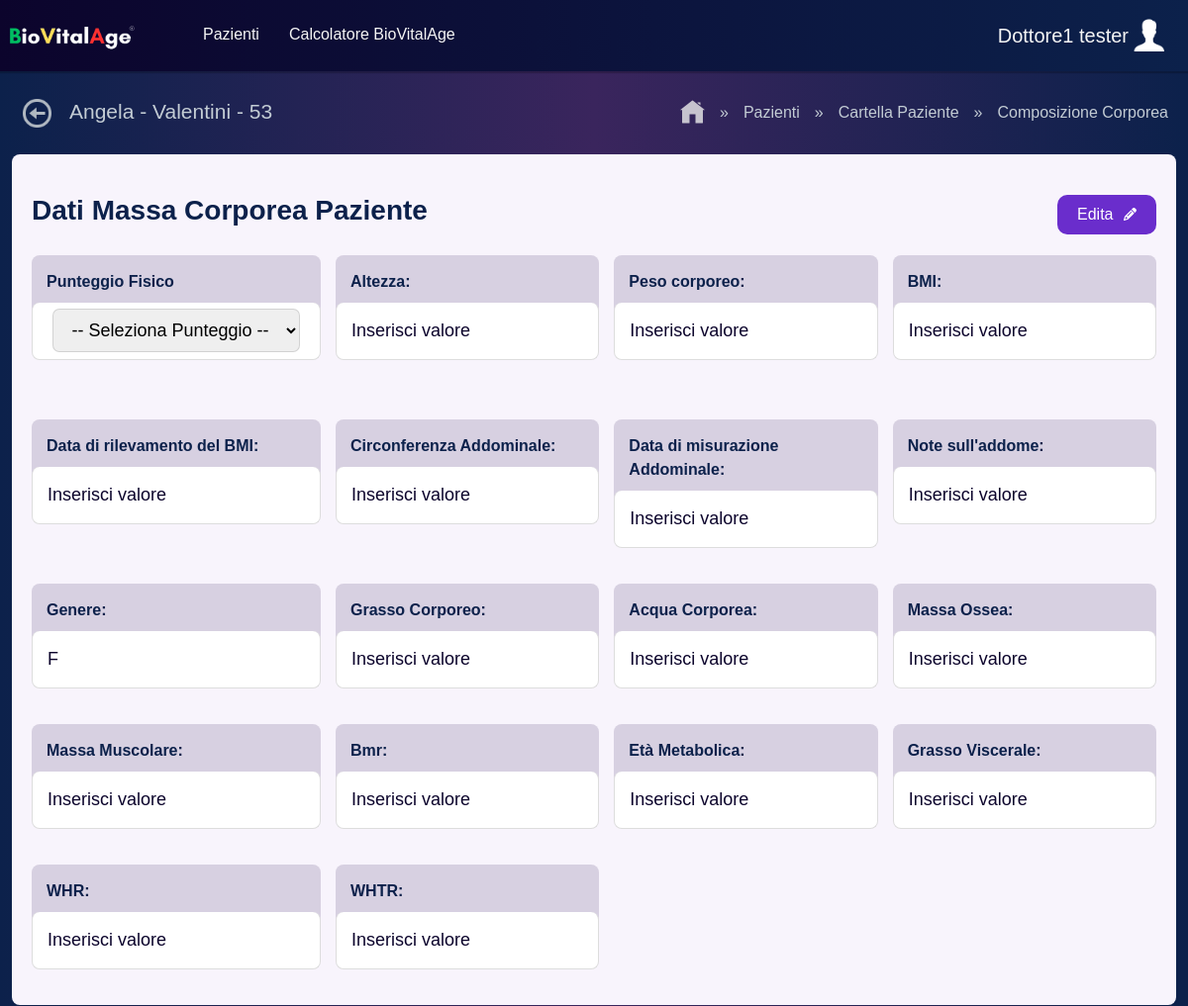
Before: /Patients/64/Composizione (signed in, upper part) with the older database file.
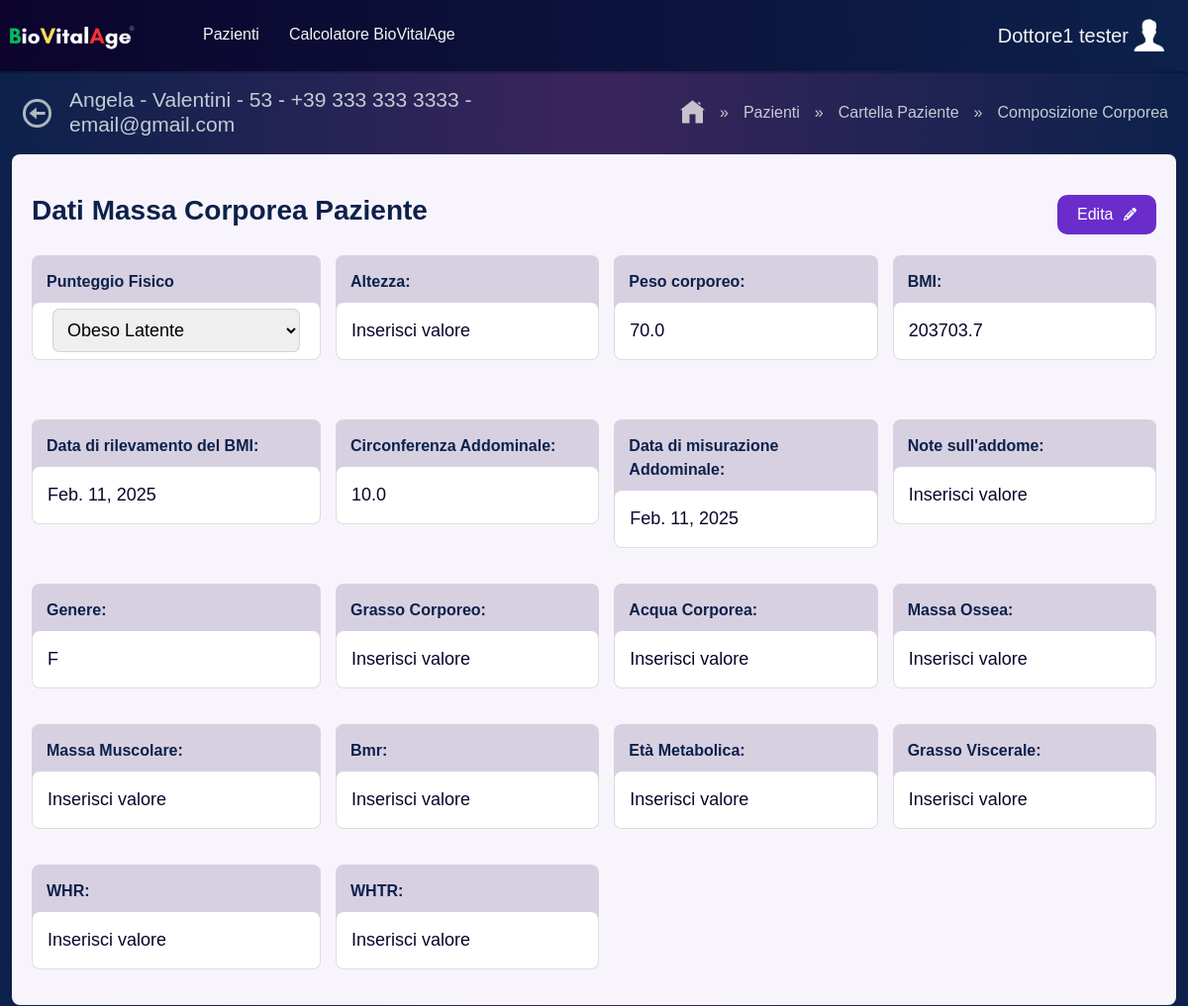
After: the same page with the newer database file.
### BioVitalAge/models.py (models this page shows, shortened)
class TabellaPazienti(models.Model):
    dottore = models.ForeignKey(
        UtentiRegistratiCredenziali,
        on_delete=models.CASCADE,
        related_name='pazienti',
        null=True
    )
    name = models.CharField(max_length=50, null=True, blank=True)
    surname = models.CharField(max_length=50, null=True, blank=True)
    email = models.CharField(max_length=100, null=True, blank=True)
    phone = models.CharField(max_length=20, null=True, blank=True)
    dob = models.DateField(null=True, blank=True)
    gender = models.CharField(max_length=1, null=True, blank=True, choices=[('M', 'Male'), ('F', 'Female')])
    cap = models.CharField(max_length=5, null=True, blank=True)
    province = models.CharField(max_length=100, null=True, blank=True)
    place_of_birth = models.CharField(max_length=100, null=True, blank=True)
    codice_fiscale = models.CharField(max_length=16, null=True, blank=True, unique=True)
    chronological_age = models.IntegerField(null=True, blank=True)
    blood_group = models.CharField(max_length=3, null=True, blank=True)
    rh_factor = models.CharField(max_length=3, null=True, blank=True)
    pressure_min = models.CharField(max_length=100, null=True, blank=True)
    pressure_max = models.CharField(max_length=100, null=True, blank=True)
    heart_rate = models.CharField(max_length=100, null=True, blank=True)
    associate_staff = models.CharField(max_length=100, null=True, blank=True)
    lastVisit = models.DateField(null=True, blank=True)
    upcomingVisit = models.DateField(null=True, blank=True)
    grasso = models.CharField(max_length=100, null=True, blank=True)
    acqua = models.CharField(max_length=100, null=True, blank=True)
    massa_muscolare = models.CharField(max_length=100, null=True, blank=True)
    massa_ossea = models.CharField(max_length=100, null=True, blank=True)
    bmr = models.CharField(max_length=100, null=True, blank=True)
    eta_metabolica = models.CharField(max_length=100, null=True, blank=True)
    grasso_viscerale = models.CharField(max_length=100, null=True, blank=True)
    whr = models.CharField(max_length=100, null=True, blank=True)
    whtr = models.CharField(max_length=100, null=True, blank=True)
    punteggio_fisico = models.CharField(max_length=100, null=True, blank=True)
    height = models.FloatField(help_text="Height in cm", null=True)
    weight = models.FloatField(help_text="Weight in kg", null=True)
    bmi = models.FloatField(help_text="Body Mass Index", null=True)
    bmi_detection_date = models.DateField( null=True)
    girth_value = models.FloatField(help_text="Girth value in cm", null=True)
    girth_notes = models.TextField(blank=True, null=True)
    girth_date = models.DateField( null=True)
    alcol = models.IntegerField(null=True, blank=True)
    alcol_type = models.CharField(max_length=255, null=True, blank=True)
    data_alcol = models.DateField(null=True, blank=True)
    alcol_frequency = models.CharField(max_length=255, null=True, blank=True)
    smoke = models.IntegerField(null=True, blank=True)
    smoke_frequency = models.CharField(max_length=100, blank=True, null=True)
    reduced_intake = models.CharField(max_length=100, blank=True, null=True)
    sport = models.CharField(default=False, max_length=100, null=True)
    sport_livello = models.CharField(max_length=100, blank=True, null=True)
    sport_frequency = models.CharField(max_length=100, blank=True, null=True)
    attivita_sedentaria = models.CharField(default=False, max_length=100, null=True)
    livello_sedentarieta = models.CharField(max_length=100, blank=True, null=True)
    sedentarieta_nota = models.TextField(blank=True, null=True)

### BioVitalAge/views.py (the view)
# urls.py: path("Patients/<int:id>/Composizione", views.ComposizioneView.as_view(), name="composizione"),
class ComposizioneView(View):
    def get(self, request, id):
        persona = get_object_or_404(TabellaPazienti, id=id)
        dottore_id = request.session.get('dottore_id')
        dottore = get_object_or_404(UtentiRegistratiCredenziali, id=dottore_id)
        context = {
            'persona': persona,
            'dottore' : dottore
        }
        return render(request, "includes/composizione.html", context)

### BioVitalAge/models.py (called while the page is built)
    def __str__(self):
        return f'{self.nome} {self.cognome}'

### BioVitalAge/templates/includes/composizione.html (shortened to what the changed rows need)
{% load static %}
<!DOCTYPE html>
<html lang="en">
<head>
    <link rel="stylesheet" href="{% static 'includes/css/Componenti.css' %}">
    <link rel="stylesheet" href="{% static 'includes/css/composizione.css' %}">
    <link href="https://cdn.jsdelivr.net/npm/bootstrap@5.3.0-alpha1/dist/css/bootstrap.min.css" rel="stylesheet">
</head>
<body>
    <main>
        <div class="main-title-nav">
            <div class="back-tittle">
                <a id="back" href="{% url 'cartella_paziente' persona.id %}"><img src="{% static 'includes/icone/arrowBack.png' %}" alt=""></a>
                <h2 class="main-welcome-title">
                    {{ persona.name }} -
                    {{ persona.surname }} -
                    {{ persona.chronological_age }}
                    {% if persona.phone and persona.email %}
                      - {{ persona.phone }} - {{ persona.email }}
                    {% endif %}
                </h2>
            </div>
        </div>
        <div class="datiMassaCorporea-container">
            <div class="container_box">
                <div class="info_container">
                    <div class="field">
                        <p id="punteggio_fisico_container">
                            <select id="punteggio_fisico" name="punteggio_fisico" required>
                                <option value="">-- Seleziona Punteggio --</option>
                                <option value="1" {% if persona.punteggio_fisico == "1" %}selected{% endif %}>Obeso Latente</option>
                            </select>
                        </p>
                    </div>
                    <div class="field">
                        <p>Altezza:</p>
                        <p id="altezza">{{ persona.height|default:"Inserisci valore" }}</p>
                      </div>
                    <div class="field">
                      <p>Peso corporeo:</p>
                      <p id="peso">{{ persona.weight|default:"Inserisci valore" }}</p>
                    </div>
                    <div class="field">
                        <p>BMI:</p>
                        <p id="bmi" data-value="{{ persona.bmi|default:'' }}">
                            {{ persona.bmi|default:"Inserisci valore" }}
                        </p>
                    </div>
                    <div class="field">
                        <p>Data di rilevamento del BMI:</p>
                        <p id="bmi_detection_date" data-value="{{ persona.bmi_detection_date|default:'' }}">
                            {{ persona.bmi_detection_date|default:"Inserisci valore" }}
                        </p>
                    </div>
                    <div class="field">
                        <p>Circonferenza Addominale:</p>
                        <p id="girth_value">{{ persona.girth_value|default:"Inserisci valore" }}</p>
                    </div>
                    <div class="field">
                        <p>Data di misurazione Addominale:</p>
                        <p id="girth_date" data-value="{{ persona.girth_date|default:'' }}">
                            {{ persona.girth_date|default:"Inserisci valore" }}
                        </p>
                    </div>
                    <div class="field">
                        <p>Note sull'addome:</p>
                        <p id="girth_notes">{{ persona.girth_notes|default:"Inserisci valore" }}</p>
                    </div>
                    <div class="field">
                      <p>Genere:</p>
                      <p>{{ persona.gender }}</p>
                    </div>
                    <div class="field">
                      <p>Grasso Corporeo:</p>
                      <p id="grasso">{{ persona.grasso|default:"Inserisci valore" }}</p>
                    </div>
                    <div class="field">
                      <p>Acqua Corporea:</p>
                      <p id="acqua">{{ persona.acqua|default:"Inserisci valore" }}</p>
                    </div>
                    <div class="field">
                      <p>Massa Ossea:</p>
                      <p id="massa_ossea">{{ persona.massa_ossea|default:"Inserisci valore" }}</p>
                    </div>
                    <div class="field">
                      <p>Massa Muscolare:</p>
                      <p id="massa_muscolare">{{ persona.massa_muscolare|default:"Inserisci valore" }}</p>
                    </div>
                    <div class="field">
                      <p>Bmr:</p>
                      <p id="bmr">{{ persona.bmr|default:"Inserisci valore" }}</p>
                    </div>
                    <div class="field">
                      <p>Età Metabolica:</p>
                      <p id="eta_metabolica">{{ persona.eta_metabolica|default:"Inserisci valore" }}</p>
                    </div>
                    <div class="field">
                      <p>Grasso Viscerale:</p>
                      <p id="grasso_viscerale">{{ persona.grasso_viscerale|default:"Inserisci valore" }}</p>
                    </div>
                    <div class="field">
                      <p>WHR:</p>
                      <p id="whr">{{ persona.whr|default:"Inserisci valore" }}</p>
                    </div>
                    <div class="field">
                      <p>WHTR:</p>
                      <p id="whtr">{{ persona.whtr|default:"Inserisci valore" }}</p>
                    </div>
                </div>
            </div>
        </div>
    </main>
</body>
</html>

Changed rows visible on the page:
changed TabellaPazienti "Angela": phone (not shown) → "+39 333 333 3333"; email (not shown) → "email@gmail.com"; punteggio_fisico (not shown) → "Obeso Latente"; weight "Inserisci valore" → "70.0"; bmi "Inserisci valore" → "203703.7"; bmi_detection_date "Inserisci valore" → "Feb. 11, 2025"; girth_value "Inserisci valore" → "10.0"; girth_date "Inserisci valore" → "Feb. 11, 2025"
Other visible differences:
form field punteggio_fisico: "-- Seleziona Punteggio --" → (not shown)
